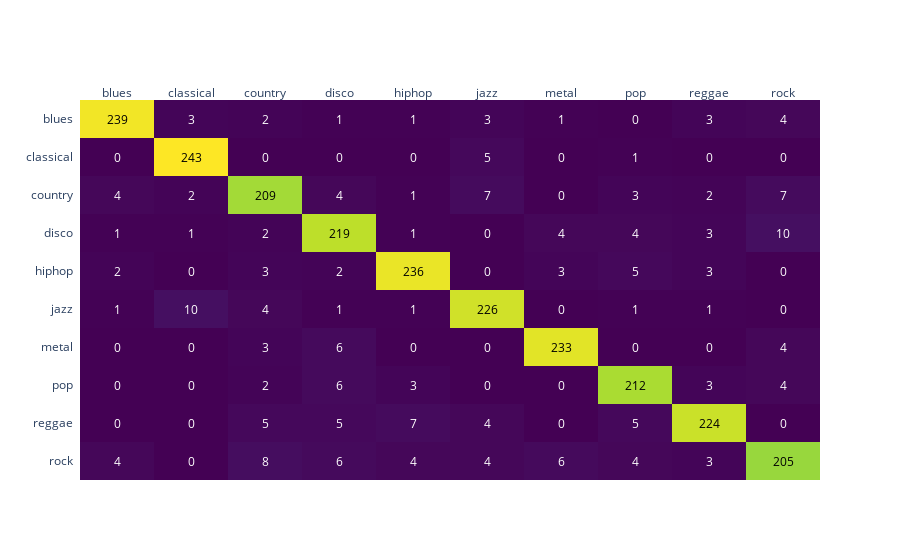

Notebook code for this chart:
### Code cell
columns = list(MUSIC_GENRES.values())
fig = ff.create_annotated_heatmap(confusion_matrix(y_test_filtered, y_pred), x=columns, y=columns, colorscale='viridis')
fig['layout']['yaxis']['autorange'] = "reversed"
#fig.write_html('../data/plots/knn_confusion_matrix.html')
fig.show()

### Figure 1 — Plotly figure (JSON) as saved in the notebook; plotly's stock layout.template omitted (floating-point values rounded to 4 significant figures)
{"data": [{"colorscale": [[0, "#440154"], [0.1111, "#482878"], [0.2222, "#3e4989"], [0.3333, "#31688e"], [0.4444, "#26828e"], [0.5556, "#1f9e89"], [0.6667, "#35b779"], [0.7778, "#6ece58"], [0.8889, "#b5de2b"], [1, "#fde725"]], "reversescale": false, "showscale": false, "type": "heatmap", "x": ["blues", "classical", "country", "disco", "hiphop", "jazz", "metal", "pop", "reggae", "rock"], "y": ["blues", "classical", "country", "disco", "hiphop", "jazz", "metal", "pop", "reggae", "rock"], "z": [[239, 3, 2, 1, 1, 3, 1, 0, 3, 4], [0, 243, 0, 0, 0, 5, 0, 1, 0, 0], [4, 2, 209, 4, 1, 7, 0, 3, 2, 7], [1, 1, 2, 219, 1, 0, 4, 4, 3, 10], [2, 0, 3, 2, 236, 0, 3, 5, 3, 0], [1, 10, 4, 1, 1, 226, 0, 1, 1, 0], [0, 0, 3, 6, 0, 0, 233, 0, 0, 4], [0, 0, 2, 6, 3, 0, 0, 212, 3, 4], [0, 0, 5, 5, 7, 4, 0, 5, 224, 0], [4, 0, 8, 6, 4, 4, 6, 4, 3, 205]]}], "layout": {"annotations": [{"font": {"color": "#000000"}, "showarrow": false, "text": "239", "x": "blues", "xref": "x", "y": "blues", "yref": "y"}, {"font": {"color": "#FFFFFF"}, "showarrow": false, "text": "3", "x": "classical", "xref": "x", "y": "blues", "yref": "y"}, {"font": {"color": "#FFFFFF"}, "showarrow": false, "text": "2", "x": "country", "xref": "x", "y": "blues", "yref": "y"}, {"font": {"color": "#FFFFFF"}, "showarrow": false, "text": "1", "x": "disco", "xref": "x", "y": "blues", "yref": "y"}, {"font": {"color": "#FFFFFF"}, "showarrow": false, "text": "1", "x": "hiphop", "xref": "x", "y": "blues", "yref": "y"}, {"font": {"color": "#FFFFFF"}, "showarrow": false, "text": "3", "x": "jazz", "xref": "x", "y": "blues", "yref": "y"}, {"font": {"color": "#FFFFFF"}, "showarrow": false, "text": "1", "x": "metal", "xref": "x", "y": "blues", "yref": "y"}, {"font": {"color": "#FFFFFF"}, "showarrow": false, "text": "0", "x": "pop", "xref": "x", "y": "blues", "yref": "y"}, {"font": {"color": "#FFFFFF"}, "showarrow": false, "text": "3", "x": "reggae", "xref": "x", "y": "blues", "yref": "y"}, {"font": {"color": "#FFFFFF"}, "showarrow": false, "text": "4", "x": "rock", "xref": "x", "y": "blues", "yref": "y"}, {"font": {"color": "#FFFFFF"}, "showarrow": false, "text": "0", "x": "blues", "xref": "x", "y": "classical", "yref": "y"}, {"font": {"color": "#000000"}, "showarrow": false, "text": "243", "x": "classical", "xref": "x", "y": "classical", "yref": "y"}, {"font": {"color": "#FFFFFF"}, "showarrow": false, "text": "0", "x": "country", "xref": "x", "y": "classical", "yref": "y"}, {"font": {"color": "#FFFFFF"}, "showarrow": false, "text": "0", "x": "disco", "xref": "x", "y": "classical", "yref": "y"}, {"font": {"color": "#FFFFFF"}, "showarrow": false, "text": "0", "x": "hiphop", "xref": "x", "y": "classical", "yref": "y"}, {"font": {"color": "#FFFFFF"}, "showarrow": false, "text": "5", "x": "jazz", "xref": "x", "y": "classical", "yref": "y"}, {"font": {"color": "#FFFFFF"}, "showarrow": false, "text": "0", "x": "metal", "xref": "x", "y": "classical", "yref": "y"}, {"font": {"color": "#FFFFFF"}, "showarrow": false, "text": "1", "x": "pop", "xref": "x", "y": "classical", "yref": "y"}, {"font": {"color": "#FFFFFF"}, "showarrow": false, "text": "0", "x": "reggae", "xref": "x", "y": "classical", "yref": "y"}, {"font": {"color": "#FFFFFF"}, "showarrow": false, "text": "0", "x": "rock", "xref": "x", "y": "classical", "yref": "y"}, {"font": {"color": "#FFFFFF"}, "showarrow": false, "text": "4", "x": "blues", "xref": "x", "y": "country", "yref": "y"}, {"font": {"color": "#FFFFFF"}, "showarrow": false, "text": "2", "x": "classical", "xref": "x", "y": "country", "yref": "y"}, {"font": {"color": "#000000"}, "showarrow": false, "text": "209", "x": "country", "xref": "x", "y": "country", "yref": "y"}, {"font": {"color": "#FFFFFF"}, "showarrow": false, "text": "4", "x": "disco", "xref": "x", "y": "country", "yref": "y"}, {"font": {"color": "#FFFFFF"}, "showarrow": false, "text": "1", "x": "hiphop", "xref": "x", "y": "country", "yref": "y"}, {"font": {"color": "#FFFFFF"}, "showarrow": false, "text": "7", "x": "jazz", "xref": "x", "y": "country", "yref": "y"}, {"font": {"color": "#FFFFFF"}, "showarrow": false, "text": "0", "x": "metal", "xref": "x", "y": "country", "yref": "y"}, {"font": {"color": "#FFFFFF"}, "showarrow": false, "text": "3", "x": "pop", "xref": "x", "y": "country", "yref": "y"}, {"font": {"color": "#FFFFFF"}, "showarrow": false, "text": "2", "x": "reggae", "xref": "x", "y": "country", "yref": "y"}, {"font": {"color": "#FFFFFF"}, "showarrow": false, "text": "7", "x": "rock", "xref": "x", "y": "country", "yref": "y"}, {"font": {"color": "#FFFFFF"}, "showarrow": false, "text": "1", "x": "blues", "xref": "x", "y": "disco", "yref": "y"}, {"font": {"color": "#FFFFFF"}, "showarrow": false, "text": "1", "x": "classical", "xref": "x", "y": "disco", "yref": "y"}, {"font": {"color": "#FFFFFF"}, "showarrow": false, "text": "2", "x": "country", "xref": "x", "y": "disco", "yref": "y"}, {"font": {"color": "#000000"}, "showarrow": false, "text": "219", "x": "disco", "xref": "x", "y": "disco", "yref": "y"}, {"font": {"color": "#FFFFFF"}, "showarrow": false, "text": "1", "x": "hiphop", "xref": "x", "y": "disco", "yref": "y"}, {"font": {"color": "#FFFFFF"}, "showarrow": false, "text": "0", "x": "jazz", "xref": "x", "y": "disco", "yref": "y"}, {"font": {"color": "#FFFFFF"}, "showarrow": false, "text": "4", "x": "metal", "xref": "x", "y": "disco", "yref": "y"}, {"font": {"color": "#FFFFFF"}, "showarrow": false, "text": "4", "x": "pop", "xref": "x", "y": "disco", "yref": "y"}, {"font": {"color": "#FFFFFF"}, "showarrow": false, "text": "3", "x": "reggae", "xref": "x", "y": "disco", "yref": "y"}, {"font": {"color": "#FFFFFF"}, "showarrow": false, "text": "10", "x": "rock", "xref": "x", "y": "disco", "yref": "y"}, {"font": {"color": "#FFFFFF"}, "showarrow": false, "text": "2", "x": "blues", "xref": "x", "y": "hiphop", "yref": "y"}, {"font": {"color": "#FFFFFF"}, "showarrow": false, "text": "0", "x": "classical", "xref": "x", "y": "hiphop", "yref": "y"}, {"font": {"color": "#FFFFFF"}, "showarrow": false, "text": "3", "x": "country", "xref": "x", "y": "hiphop", "yref": "y"}, {"font": {"color": "#FFFFFF"}, "showarrow": false, "text": "2", "x": "disco", "xref": "x", "y": "hiphop", "yref": "y"}, {"font": {"color": "#000000"}, "showarrow": false, "text": "236", "x": "hiphop", "xref": "x", "y": "hiphop", "yref": "y"}, {"font": {"color": "#FFFFFF"}, "showarrow": false, "text": "0", "x": "jazz", "xref": "x", "y": "hiphop", "yref": "y"}, {"font": {"color": "#FFFFFF"}, "showarrow": false, "text": "3", "x": "metal", "xref": "x", "y": "hiphop", "yref": "y"}, {"font": {"color": "#FFFFFF"}, "showarrow": false, "text": "5", "x": "pop", "xref": "x", "y": "hiphop", "yref": "y"}, {"font": {"color": "#FFFFFF"}, "showarrow": false, "text": "3", "x": "reggae", "xref": "x", "y": "hiphop", "yref": "y"}, {"font": {"color": "#FFFFFF"}, "showarrow": false, "text": "0", "x": "rock", "xref": "x", "y": "hiphop", "yref": "y"}, {"font": {"color": "#FFFFFF"}, "showarrow": false, "text": "1", "x": "blues", "xref": "x", "y": "jazz", "yref": "y"}, {"font": {"color": "#FFFFFF"}, "showarrow": false, "text": "10", "x": "classical", "xref": "x", "y": "jazz", "yref": "y"}, {"font": {"color": "#FFFFFF"}, "showarrow": false, "text": "4", "x": "country", "xref": "x", "y": "jazz", "yref": "y"}, {"font": {"color": "#FFFFFF"}, "showarrow": false, "text": "1", "x": "disco", "xref": "x", "y": "jazz", "yref": "y"}, {"font": {"color": "#FFFFFF"}, "showarrow": false, "text": "1", "x": "hiphop", "xref": "x", "y": "jazz", "yref": "y"}, {"font": {"color": "#000000"}, "showarrow": false, "text": "226", "x": "jazz", "xref": "x", "y": "jazz", "yref": "y"}, {"font": {"color": "#FFFFFF"}, "showarrow": false, "text": "0", "x": "metal", "xref": "x", "y": "jazz", "yref": "y"}, {"font": {"color": "#FFFFFF"}, "showarrow": false, "text": "1", "x": "pop", "xref": "x", "y": "jazz", "yref": "y"}, {"font": {"color": "#FFFFFF"}, "showarrow": false, "text": "1", "x": "reggae", "xref": "x", "y": "jazz", "yref": "y"}, {"font": {"color": "#FFFFFF"}, "showarrow": false, "text": "0", "x": "rock", "xref": "x", "y": "jazz", "yref": "y"}, {"font": {"color": "#FFFFFF"}, "showarrow": false, "text": "0", "x": "blues", "xref": "x", "y": "metal", "yref": "y"}, {"font": {"color": "#FFFFFF"}, "showarrow": false, "text": "0", "x": "classical", "xref": "x", "y": "metal", "yref": "y"}, {"font": {"color": "#FFFFFF"}, "showarrow": false, "text": "3", "x": "country", "xref": "x", "y": "metal", "yref": "y"}, {"font": {"color": "#FFFFFF"}, "showarrow": false, "text": "6", "x": "disco", "xref": "x", "y": "metal", "yref": "y"}, {"font": {"color": "#FFFFFF"}, "showarrow": false, "text": "0", "x": "hiphop", "xref": "x", "y": "metal", "yref": "y"}, {"font": {"color": "#FFFFFF"}, "showarrow": false, "text": "0", "x": "jazz", "xref": "x", "y": "metal", "yref": "y"}, {"font": {"color": "#000000"}, "showarrow": false, "text": "233", "x": "metal", "xref": "x", "y": "metal", "yref": "y"}, {"font": {"color": "#FFFFFF"}, "showarrow": false, "text": "0", "x": "pop", "xref": "x", "y": "metal", "yref": "y"}, {"font": {"color": "#FFFFFF"}, "showarrow": false, "text": "0", "x": "reggae", "xref": "x", "y": "metal", "yref": "y"}, {"font": {"color": "#FFFFFF"}, "showarrow": false, "text": "4", "x": "rock", "xref": "x", "y": "metal", "yref": "y"}, {"font": {"color": "#FFFFFF"}, "showarrow": false, "text": "0", "x": "blues", "xref": "x", "y": "pop", "yref": "y"}, {"font": {"color": "#FFFFFF"}, "showarrow": false, "text": "0", "x": "classical", "xref": "x", "y": "pop", "yref": "y"}, {"font": {"color": "#FFFFFF"}, "showarrow": false, "text": "2", "x": "country", "xref": "x", "y": "pop", "yref": "y"}, {"font": {"color": "#FFFFFF"}, "showarrow": false, "text": "6", "x": "disco", "xref": "x", "y": "pop", "yref": "y"}, {"font": {"color": "#FFFFFF"}, "showarrow": false, "text": "3", "x": "hiphop", "xref": "x", "y": "pop", "yref": "y"}, {"font": {"color": "#FFFFFF"}, "showarrow": false, "text": "0", "x": "jazz", "xref": "x", "y": "pop", "yref": "y"}, {"font": {"color": "#FFFFFF"}, "showarrow": false, "text": "0", "x": "metal", "xref": "x", "y": "pop", "yref": "y"}, {"font": {"color": "#000000"}, "showarrow": false, "text": "212", "x": "pop", "xref": "x", "y": "pop", "yref": "y"}, {"font": {"color": "#FFFFFF"}, "showarrow": false, "text": "3", "x": "reggae", "xref": "x", "y": "pop", "yref": "y"}, {"font": {"color": "#FFFFFF"}, "showarrow": false, "text": "4", "x": "rock", "xref": "x", "y": "pop", "yref": "y"}, {"font": {"color": "#FFFFFF"}, "showarrow": false, "text": "0", "x": "blues", "xref": "x", "y": "reggae", "yref": "y"}, {"font": {"color": "#FFFFFF"}, "showarrow": false, "text": "0", "x": "classical", "xref": "x", "y": "reggae", "yref": "y"}, {"font": {"color": "#FFFFFF"}, "showarrow": false, "text": "5", "x": "country", "xref": "x", "y": "reggae", "yref": "y"}, {"font": {"color": "#FFFFFF"}, "showarrow": false, "text": "5", "x": "disco", "xref": "x", "y": "reggae", "yref": "y"}, {"font": {"color": "#FFFFFF"}, "showarrow": false, "text": "7", "x": "hiphop", "xref": "x", "y": "reggae", "yref": "y"}, {"font": {"color": "#FFFFFF"}, "showarrow": false, "text": "4", "x": "jazz", "xref": "x", "y": "reggae", "yref": "y"}, {"font": {"color": "#FFFFFF"}, "showarrow": false, "text": "0", "x": "metal", "xref": "x", "y": "reggae", "yref": "y"}, {"font": {"color": "#FFFFFF"}, "showarrow": false, "text": "5", "x": "pop", "xref": "x", "y": "reggae", "yref": "y"}, {"font": {"color": "#000000"}, "showarrow": false, "text": "224", "x": "reggae", "xref": "x", "y": "reggae", "yref": "y"}, {"font": {"color": "#FFFFFF"}, "showarrow": false, "text": "0", "x": "rock", "xref": "x", "y": "reggae", "yref": "y"}, {"font": {"color": "#FFFFFF"}, "showarrow": false, "text": "4", "x": "blues", "xref": "x", "y": "rock", "yref": "y"}, {"font": {"color": "#FFFFFF"}, "showarrow": false, "text": "0", "x": "classical", "xref": "x", "y": "rock", "yref": "y"}, {"font": {"color": "#FFFFFF"}, "showarrow": false, "text": "8", "x": "country", "xref": "x", "y": "rock", "yref": "y"}, {"font": {"color": "#FFFFFF"}, "showarrow": false, "text": "6", "x": "disco", "xref": "x", "y": "rock", "yref": "y"}, {"font": {"color": "#FFFFFF"}, "showarrow": false, "text": "4", "x": "hiphop", "xref": "x", "y": "rock", "yref": "y"}, {"font": {"color": "#FFFFFF"}, "showarrow": false, "text": "4", "x": "jazz", "xref": "x", "y": "rock", "yref": "y"}, {"font": {"color": "#FFFFFF"}, "showarrow": false, "text": "6", "x": "metal", "xref": "x", "y": "rock", "yref": "y"}, {"font": {"color": "#FFFFFF"}, "showarrow": false, "text": "4", "x": "pop", "xref": "x", "y": "rock", "yref": "y"}, {"font": {"color": "#FFFFFF"}, "showarrow": false, "text": "3", "x": "reggae", "xref": "x", "y": "rock", "yref": "y"}, {"font": {"color": "#000000"}, "showarrow": false, "text": "205", "x": "rock", "xref": "x", "y": "rock", "yref": "y"}], "xaxis": {"dtick": 1, "gridcolor": "rgb(0, 0, 0)", "side": "top", "ticks": ""}, "yaxis": {"autorange": "reversed", "dtick": 1, "ticks": "", "ticksuffix": "  "}}}
